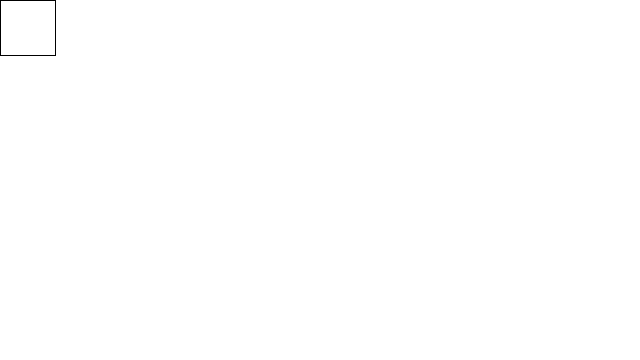
Frame 1 (no input)
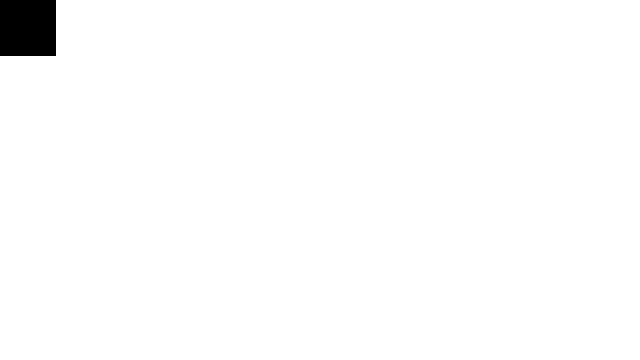
Frame 60 (the mouse pressed at the canvas centre just before this capture)
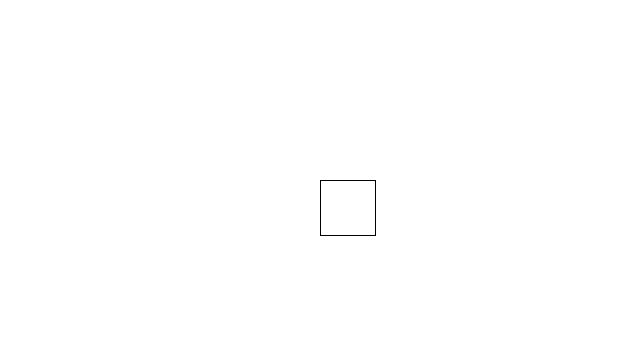
Frame 120 (the mouse held since frame 60 and released just before this capture)

The Processing sketch that drew these frames (run headless with seeded random() and noise(); from frame 60 on, the mouse is pressed at the canvas centre):

// Processing sketch: intro_01
// ── intro_01.pde

void setup(){
  size(640, 360);
}


void draw(){
  background(255);
  stroke(0);
  rect(mouseX, mouseY, 55, 55);
  
  if(mousePressed){
    fill(255);
  }else
  {
    fill(0);
  }
}
